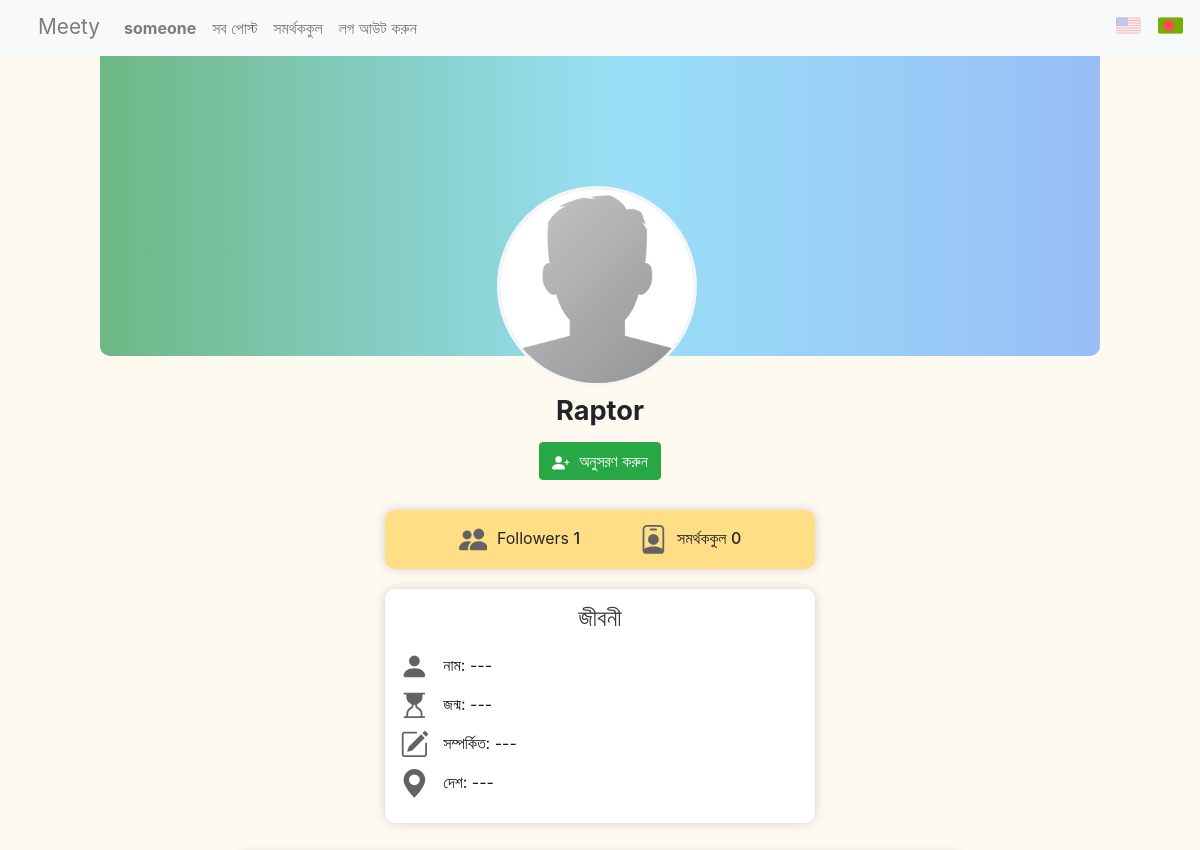
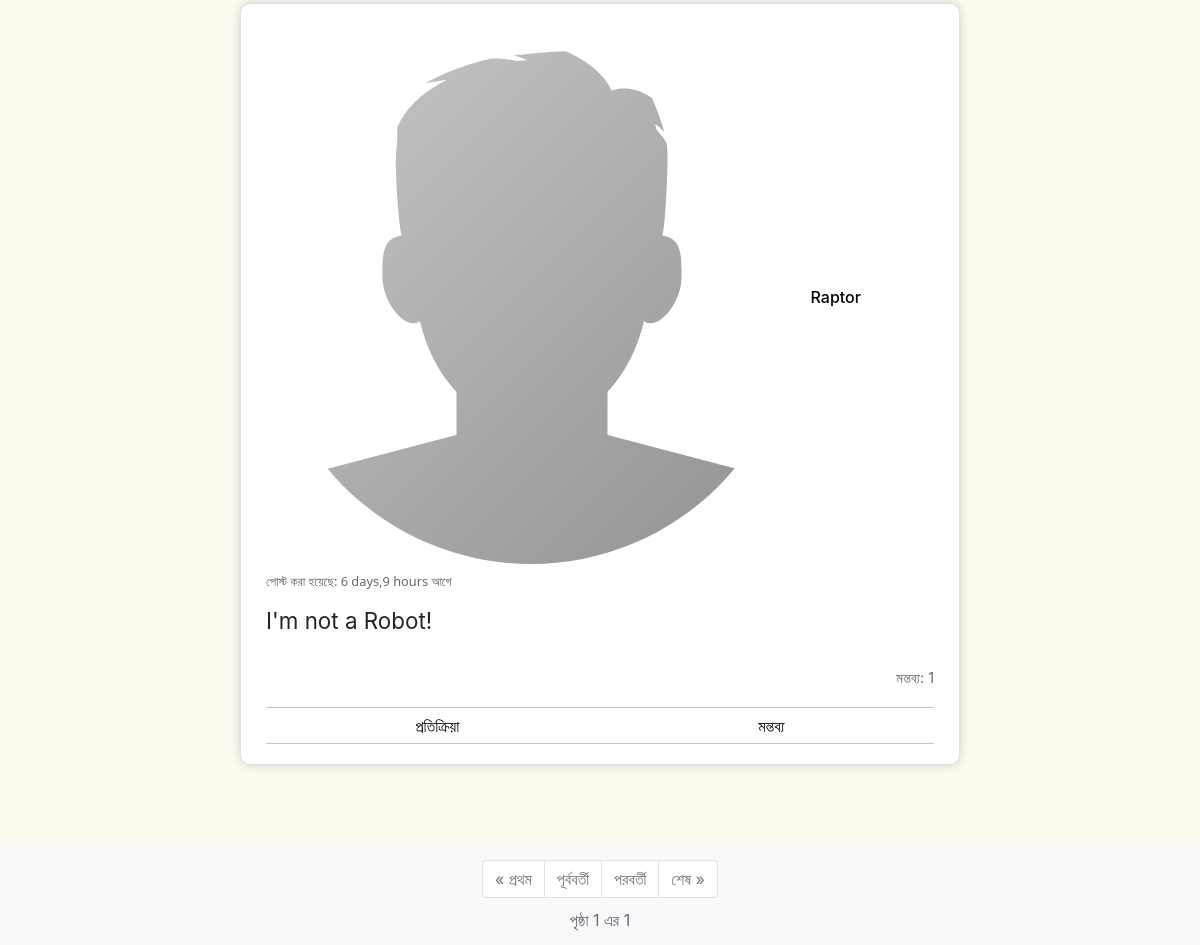
The page /profile/1 (signed in) on the database its author committed (2 pictures, top to bottom).
### network/models.py (models this page shows, shortened)
class User(AbstractUser):
    pass

class Profile(models.Model):
    user = models.OneToOneField(User, on_delete=models.CASCADE, related_name="profile")
    name = models.CharField(max_length=120, blank=True, null=True)
    dob = models.DateField(blank=True, null=True)
    country = CountryField(blank= True, null=True)
    img = models.ImageField(default="pro_pics/default.png", upload_to="pro_pics")
    about = models.TextField(blank=True, null=True)

class UpPost(models.Model):
    user = models.ForeignKey(User, on_delete=models.CASCADE, verbose_name="posted by", related_name="posts")
    content = models.TextField(blank=False)
    date = models.DateTimeField(auto_now_add=True, null=False, blank=True, verbose_name="posted on")
    class Meta:
        verbose_name="post"
        verbose_name_plural = "posts"

### network/views.py (the view)
# urls.py: path("profile/<int:id>", views.profile, name="profile"),
@login_required
def profile(request, id):
    data = User.objects.get(pk=id)
    posts = data.posts.order_by("-date").all()
    followingId = Follow.objects.filter(user=id).values_list('followed',flat=True)
    followersId = Follow.objects.filter(followed=id).values_list('user',flat=True)
    followingUser = User.objects.filter(id__in = followingId)
    followersUser = User.objects.filter(id__in = followersId)
    paginator = Paginator(posts, 10)
    page_num = request.GET.get('page')
    page_obj = paginator.get_page(page_num)
    return render(request, "network/profile.html", {"data": data, "following": followingUser, "followerss": followersUser, "page_obj": page_obj, "comment":ProcComment(auto_id=False)})

### network/templates/network/profile.html (shortened to what this page needs)
{% extends "network/layout.html" %}
{% load static %}
{% load i18n %}
{% block body %}
    <div class="profile">
        <div class="profile-picture">
            <img src="{{ data.profile.img.url }}" alt="{{ data.username }}" class="round-pic">
        </div>
        <div class="profile-username">
            {{ data.username }}
        </div>
        <div class="profile-buttons">
            {% if user.id != data.id %}
                <form action="{% url 'toggle_follow' id=data.id %}" method="POST">
                {% if user in followerss %}
                        <button type="submit" class="btn btn-danger unfollow">
                            <svg viewBox="0 0 16 16" class="bi bi-person-x-fill" fill="currentColor" xmlns="http://www.w3.org/2000/svg">
                                <path fill-rule="evenodd" d="M1 14s-1 0-1-1 1-4 6-4 6 3 6 4-1 1-1 1H1zm5-6a3 3 0 1 0 0-6 3 3 0 0 0 0 6zm6.146-2.854a.5.5 0 0 1 .708 0L14 6.293l1.146-1.147a.5.5 0 0 1 .708.708L14.707 7l1.147 1.146a.5.5 0 0 1-.708.708L14 7.707l-1.146 1.147a.5.5 0 0 1-.708-.708L13.293 7l-1.147-1.146a.5.5 0 0 1 0-.708z"/>
                            </svg>
                            {% trans "Unfollow" %}
                        </button>
                {% else %}
                        <button type="submit" class="btn btn-success follow">
                            {% trans "Follow" %}
                        </button>
                {% endif %}
                </form>
            {% endif %}
        </div>
        <div class="profile-following info-card">
            <div class="followers">
                <span class="follow-text">
                    {% trans "Followers" %} <span class="follow-count">{{ followerss.count }}
                </span>
            </div>
            <div class="following">
                <span class="follow-text">
                    {% trans "Following" %} <span class="follow-count">{{ following.count }}
                </span>
            </div>
        </div>
        <div class="bio info-card">
            <h4>{% trans "BIO" %}</h4>
            <div class="profile-name">
                <svg viewBox="0 0 16 16" class="bi bi-person-fill profile-icon" fill="currentColor" xmlns="http://www.w3.org/2000/svg">
                    <path fill-rule="evenodd" d="M3 14s-1 0-1-1 1-4 6-4 6 3 6 4-1 1-1 1H3zm5-6a3 3 0 1 0 0-6 3 3 0 0 0 0 6z"/>
                </svg>
                <span>
                    {% trans "Name:" %}
                    {% if data.profile.about == "" or data.profile.about is None %}
                        ---
                    {% else %}
                        {{ data.profile.name }}
                    {% endif %}
                </span>
            </div>
            <div class="profile-birth">
                <span>
                    {% trans "Birth:" %}
                    {% if data.profile.about == "" or data.profile.about is None %}
                        ---
                    {% else %}
                        {{ data.profile.dob | date:"d.m.Y" }}
                    {% endif %}
                </span>
            </div>
            <div class="profile-about">
                <span>
                    {% trans "About:" %}
                    {% if data.profile.about == "" or data.profile.about is None %}
                        ---
                    {% else %}
                        {{ data.profile.about }}
                    {% endif %}
                </span>
            </div>
            <div class="profile-country">
                <svg viewBox="0 0 16 16" class="bi bi-geo-alt-fill profile-icon" fill="currentColor" xmlns="http://www.w3.org/2000/svg">
                    <path fill-rule="evenodd" d="M8 16s6-5.686 6-10A6 6 0 0 0 2 6c0 4.314 6 10 6 10zm0-7a3 3 0 1 0 0-6 3 3 0 0 0 0 6z"/>
                </svg>
                <span>
                    {% trans "Country:" %}
                    {% if data.profile.country == ""  or data.profile.about is None %}
                        ---
                        {% else %}
                        {{ data.profile.country.name }}
                    {% endif %}
                </span>
            </div>
        </div>
    </div>
    {% for post in page_obj.object_list%}
        {% include "network/posts.html"%}
    {% empty %}
        <div class="empty-post">
            {% trans "No posts here." %}
        </div>
    {% endfor %}
        {% include "network/paginator.html"%}
{% endblock %}

### network/templates/network/layout.html (shortened to what this page needs)
{% load static %}
{% load i18n %}
<!DOCTYPE html>
<html lang="en">
    <head>
        <link rel="stylesheet" href="https://stackpath.bootstrapcdn.com/bootstrap/4.4.1/css/bootstrap.min.css">
        <link href="{% static 'network/styles.css' %}" rel="stylesheet">
        <link href="https://emoji-css.afeld.me/emoji.css" rel="stylesheet">
        <link rel="stylesheet" type="text/css" href="https://npmcdn.com/flatpickr/dist/themes/dark.css">
    </head>
    <body>
        <nav class="nav-grid bg-light">
            <a class="network-link" href="{% url 'index' %}">Meety</a>
            <nav class="navbar navbar-expand-md navbar-light">
                <div class="collapse navbar-collapse" id="navbarNav">
                    <ul class="navbar-nav mr-auto">
                        {% if user.is_authenticated %}
                            <li class="nav-item">
                                <a class="nav-link" href="{% url 'profile' id=user.id %}"><strong>{{ user.username }}</strong></a>
                            </li>
                        {% endif %}
                        <li class="nav-item">
                            <a class="nav-link" href="{% url 'index' %}">{% trans "All Posts" %}</a>
                        </li>
                        {% if user.is_authenticated %}
                            <li class="nav-item">
                                <a class="nav-link" href="{% url 'follow' %}">{% trans "Following" %}</a>
                            </li>
                            <li class="nav-item">
                                <a class="nav-link" href="{% url 'logout' %}">{% trans "Log Out" %}</a>
                            </li>
                        {% endif %}
                    </ul>
                </div>
            </nav>
            <div class="choose-lang">
                {% get_current_language as LANGUAGE_CODE %}
                {% get_language_info_list for LANGUAGE as language %}
                <form action="{% url 'set_language' %}" method="POST" style="display:inline!important;">
                    <button class="lang-button {% if LANGUAGE_CODE == "bn" %} grey-out {% endif %}" name="language", type="submit" value="en">
                        <img src="{% static 'network/flag_images/united-states.png' %}" alt="USA" width="25", height="25">
                    </button>
                    <button class="lang-button {% if LANGUAGE_CODE != "bn" %} grey-out {% endif %}" name="language", type="submit" value="bn">
                        <img src="{% static 'network/flag_images/bangladesh.png' %}" alt="BD" width="25", height="25">
                    </button>
                </form>
            </div>
        </nav>
        <div class="body">
            {% block body %}
            {% endblock %}
        </div>
    </body>
</html>

### network/templates/network/posts.html (shortened to what this page needs)
{% load react_type %}
{% load i18n %}
<div class="post-comment-element">
    <div class="post" id='post_{{ post.id }}'>
        <div class="post-user">
            <img class="round-pic post-pro-pic" src="{{ post.user.profile.img.url }}" title={{ post.user }} alt="profile picture">
            <a href="{% url 'profile' id=post.user.id %}">{{ post.user }}</a>
        </div>
        <div class="post-date">
            {% trans "Posted: " %} {{post.date|timesince}} {% trans "ago" %}
        </div>
        <div class="content post-content short">
            {{ post.content }}
        </div>
        <div class="react-data">
            <ul class="emoji-list">
            </ul>
        </div>
        <div class="comment-data">
            <span class="comment-count">{% trans "Comments: " %} {{post.comments.all.count}}</span>
        </div>
        {% if user.is_authenticated %}
        <div class="react-com-con">
            <div class="react-panel">
                <button class="react-button" name="react">{% trans "React" %}</button>
            </div>
            <button class="comment-button" data-toggle="collapse" data-target="#post_{{ post.id }} ~ .comment-section" aria-expanded="false" aria-controls="comment-section">{% trans "Comments" %}</button>
        </div>
        {% endif %}
    </div>
</div>

### network/templates/network/comments.html (shortened to what this page needs)
{% load i18n %}
{% load react_type %}

### network/templates/network/paginator.html
{% load i18n %}
<nav class="page-nav bg-light" aria-label="Page navigation">
    <ul class="pagination justify-content-center">
        {% if page_obj.has_previous %}
            <li class="page-item">
                <a class="page-link" href="?page=1">&laquo; {% trans "First" %}</a>
            </li>
            <li class="page-item">
                <a class="page-link" href="?page={{ page_obj.previous_page_num }}">{% trans "Previous" %}</a>
            </li>
        {% else %}
            <li class="page-item disabled">
                <a class="page-link" href="?page=1">&laquo; {% trans "First" %}</a>
            </li>
            <li class="page-item disabled">
                <a class="page-link" href="?page=1">{% trans "Previous" %}</a>
            </li>
        {% endif %}
        {% if page_obj.has_next %}
            <li class="page-item ">
                <a class="page-link" href="?page={{ page_obj.next_page_num }}">{% trans "Next" %}</a>
            </li>
            <li class="page-item">
                <a class="page-link" href="?page={{ page_obj.paginator.num_pages }}">{% trans "Last" %} &raquo;</a>
            </li>
        {% else %}
            <li class="page-item disabled">
                <a class="page-link" href="?page={{ page_obj.paginator.num_pages }}">{% trans "Next" %}</a>
            </li>
            <li class="page-item disabled">
                <a class="page-link" href="?page={{ page_obj.paginator.num_pages }}">{% trans "Last" %} &raquo;</a>
            </li>
        {% endif %}
    </ul>
    <div class="current-page">
        {% trans "Page" %} {{ page_obj.number }} {% trans "of" %} {{ page_obj.paginator.num_pages }}
    </div>
</nav>

### rows shown on the page
User: username "someone"
User: profile.img (placeholder picture), username "Raptor"
UpPost: user.profile.img (placeholder picture), user "Raptor", date "6 days,9 hours", content "I'm not a Robot!", comments.all.count "1"

### other values the page prints
{{ followerss.count }} "1"
{{ following.count }} "0"
{{ page_obj.number }} "1"
{{ page_obj.paginator.num_pages }} "1"
